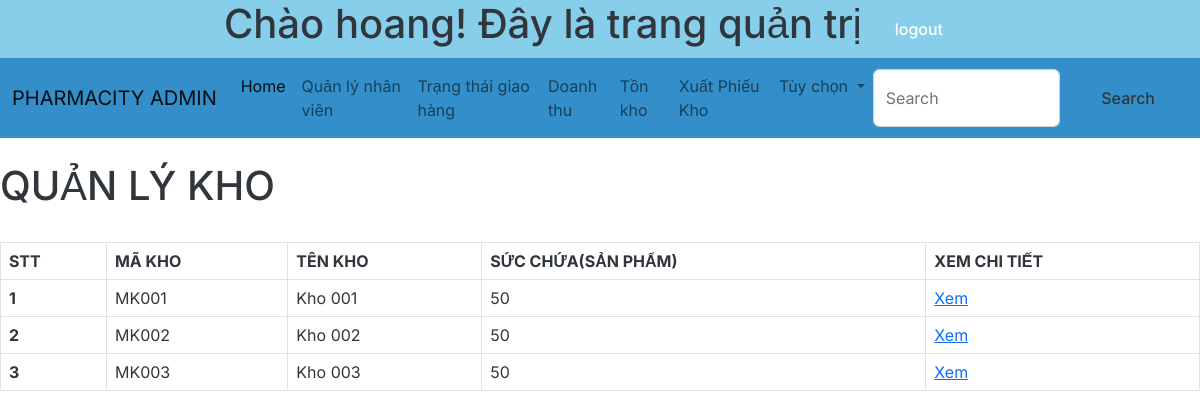
The page /admin_inventory.php (signed in) on the database its author committed.
### tables this page shows
CREATE TABLE `kho` (
  `MaKho` char(10) NOT NULL,
  `TenKho` text DEFAULT NULL,
  `SucChua` int(11) DEFAULT NULL
);

### admin_inventory.php (the view, shortened to what this page needs)
<?php
@include 'config.php';
?>
   <?php include_once 'admin_header.php' ?>
   <div id="container1">
    <br>
    <h1>QUẢN LÝ KHO</h1>
    <br>
   <table class="table table-bordered">
  <thead>
    <tr>
      <th scope="col">STT</th>
      <th scope="col">MÃ KHO</th>
      <th scope="col">TÊN KHO</th>
      <th scope="col">SỨC CHỨA(SẢN PHẨM)</th>
      <th scope="col">XEM CHI TIẾT</th>
    </tr>
  </thead>
  <tbody>
    <?php
    $i=1;
    $sql = "SELECT * FROM kho ";
    $result = $conn->query($sql);
    if ($result->num_rows > 0) {
        while ($row = $result->fetch_assoc()) {
            $MaKho = $row['MaKho'];
            $TenKho = $row['TenKho'];
            $SucChua = $row['SucChua'];
            echo'
            <tr>
      <th scope="row">'.$i++.'</th>
      <td>'.$MaKho.'</td>
      <td>'.$TenKho.'</td>
      <td>'.$SucChua.'</td>
      <td><a href="admin_inventory_detail.php?id='.$MaKho.'">Xem</a></td>
    </tr>
            ';
        }
    }
    ?>
  </tbody>
</table>
</div>

### css/style.css (style rules this page uses)
#container1 { width: 100%; }

### rows shown on the page
kho: MaKho "MK001", TenKho "Kho 001", SucChua "50"
kho: MaKho "MK002", TenKho "Kho 002", SucChua "50"
kho: MaKho "MK003", TenKho "Kho 003", SucChua "50"

### other values the page prints
$_SESSION['admin_name'] "hoang"
